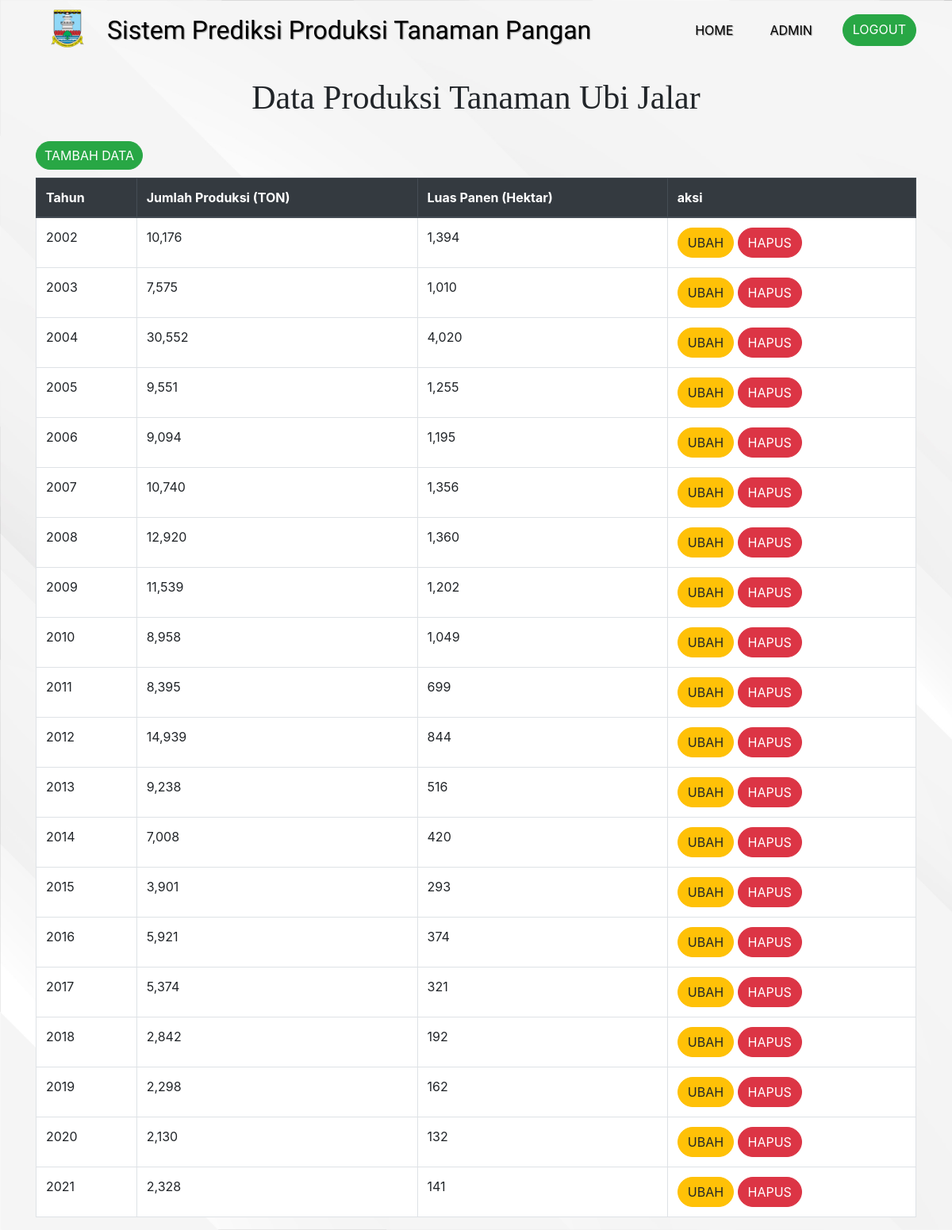
Page /admin/ubijalar/ubijalar.php (signed in) on the committed database.
### tables this page shows
CREATE TABLE `ubijalar` (
  `id_ubijalar` int(11) NOT NULL,
  `tahun` int(50) NOT NULL,
  `produksi` int(200) NOT NULL,
  `LuasPanen` int(200) NOT NULL
);

### function/functions.php (called while the page is built, shortened)
<?php
$conn = mysqli_connect("localhost", "root", "", "prediksi2.0");
function query($query)
{
    global $conn;
    $result = mysqli_query($conn, $query);
    $rows = [];
    while ($row = mysqli_fetch_assoc($result)) {
        $rows[] = $row;
    }
    return $rows;
}

### admin/ubijalar/ubijalar.php (the view, shortened to what this page needs)
<?php
require '../../function/functions.php';
$data = query("SELECT * FROM ubijalar ORDER BY tahun");
?>
<!doctype html>
<html lang="en">
<head>
    <link rel="stylesheet" href="../../bootstrap/css/bootstrap.min.css">
    <link rel="stylesheet" href="../css/data.css">
</head>
<body>
    <nav class="navbar navbar-expand-lg navbar-light">
        <div class="container">
            <img src="../../logodinaskabserang/Serang.png" alt="logo">
            <a class="navbar-brand" href="">Sistem Prediksi Produksi Tanaman Pangan</a>
            <div class="collapse navbar-collapse" id="navbarNavAltMarkup">
                <div class="navbar-nav ml-auto">
                    <a class="nav-item nav-link active" href="../admin-page.php">Home</a>
                    <a class="nav-item nav-link" href="../dataadmin.php">admin</a>
                    <a class="nav-item btn btn-success tombol" href="../logout.php">logout</a>
                </div>
            </div>
        </div>
    </nav>
    <div class="container">
        <h1 class="header">data produksi tanaman ubi jalar</h1>
        <a class="nav-item btn btn-success add" href="tambah.php">tambah data</a>
        <table class="table table-bordered">
            <thead class="thead-dark">
                <tr>
                    <th scope="col">Tahun</th>
                    <th scope="col">Jumlah Produksi (TON)</th>
                    <th scope="col">Luas Panen (Hektar)</th>
                    <th scope="col">aksi</th>
                </tr>
            </thead>
            <tbody>
                <?php foreach ($data as $dt) : ?>
                    <tr>
                        <td><?= $dt["tahun"]; ?></td>
                        <td><?= number_format($dt["produksi"]); ?></td>
                        <td><?= number_format($dt["LuasPanen"]); ?></td>
                        <td><a class="btn btn-warning admin" href="ubah.php?id=<?= $dt["id_ubijalar"]; ?>">ubah</a>
                            <a class="btn btn-danger admin" href="hapus.php?id=<?= $dt["id_ubijalar"]; ?>">hapus</a>
                        </td>
                    </tr>
                <?php endforeach; ?>
            </tbody>
        </table>
    </div>
</body>
</html>

### admin/css/data.css (style rules this page uses)
body { background-image: url(../background/bgpage.jpg); background-size: cover; }
.navbar { position: relative; z-index: 1; }
.navbar-brand { font-family: viga; font-size: 16px; }
.navbar img { width: 50px; position: relative; }
.navbar .nav-link { text-align: center; }
.table { background-color: white; }
.table td { word-wrap: break-word; }
.tombol { text-transform: uppercase; border-radius: 40px; }
.admin { text-transform: uppercase; border-radius: 40px; font-size: 16px; margin-top: 10px; }
.add { text-transform: uppercase; border-radius: 40px; font-size: 16px; margin-right: 10px; padding: 5px 10px; margin-top: 10px; margin-bottom: 10px; }
.header { font-size: 42px; margin-top: 20px; text-align: center; text-transform: capitalize; font-family: poppins; margin-bottom: 20px; }
@media (min-width: 992px) { .navbar { padding-bottom: 10px; } }
@media (min-width: 992px) { .navbar-brand { font-size: 32px; } }
@media (min-width: 992px) { .navbar-brand, .nav-link { color: rgb(0, 0, 0) !important; text-shadow: 1px 1px 1px rgba(105, 105, 105, 0.7); } }
@media (min-width: 992px) { .navbar img { width: 80px; position: relative; bottom: 2px; margin-right: 10px; } }
@media (min-width: 992px) { .nav-link { text-transform: uppercase; margin-right: 30px; } }
@media (min-width: 992px) { .admin { margin-top: 0 !important; } }

### rows in the picture
ubijalar: tahun "2002", produksi "10,176", LuasPanen "1,394"
ubijalar: tahun "2003", produksi "7,575", LuasPanen "1,010"
ubijalar: tahun "2004", produksi "30,552", LuasPanen "4,020"
ubijalar: tahun "2005", produksi "9,551", LuasPanen "1,255"
ubijalar: tahun "2006", produksi "9,094", LuasPanen "1,195"
ubijalar: tahun "2007", produksi "10,740", LuasPanen "1,356"
ubijalar: tahun "2008", produksi "12,920", LuasPanen "1,360"
ubijalar: tahun "2009", produksi "11,539", LuasPanen "1,202"
ubijalar: tahun "2010", produksi "8,958", LuasPanen "1,049"
ubijalar: tahun "2011", produksi "8,395", LuasPanen "699"
ubijalar: tahun "2012", produksi "14,939", LuasPanen "844"
ubijalar: tahun "2013", produksi "9,238", LuasPanen "516"
ubijalar: tahun "2014", produksi "7,008", LuasPanen "420"
ubijalar: tahun "2015", produksi "3,901", LuasPanen "293"
ubijalar: tahun "2016", produksi "5,921", LuasPanen "374"
ubijalar: tahun "2017", produksi "5,374", LuasPanen "321"
ubijalar: tahun "2018", produksi "2,842", LuasPanen "192"
ubijalar: tahun "2019", produksi "2,298", LuasPanen "162"
ubijalar: tahun "2020", produksi "2,130", LuasPanen "132"
ubijalar: tahun "2021", produksi "2,328", LuasPanen "141"
